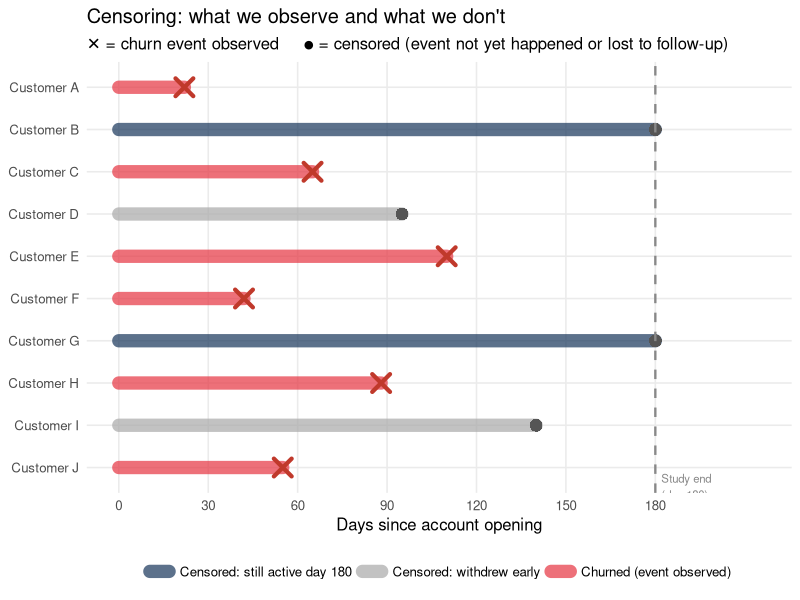
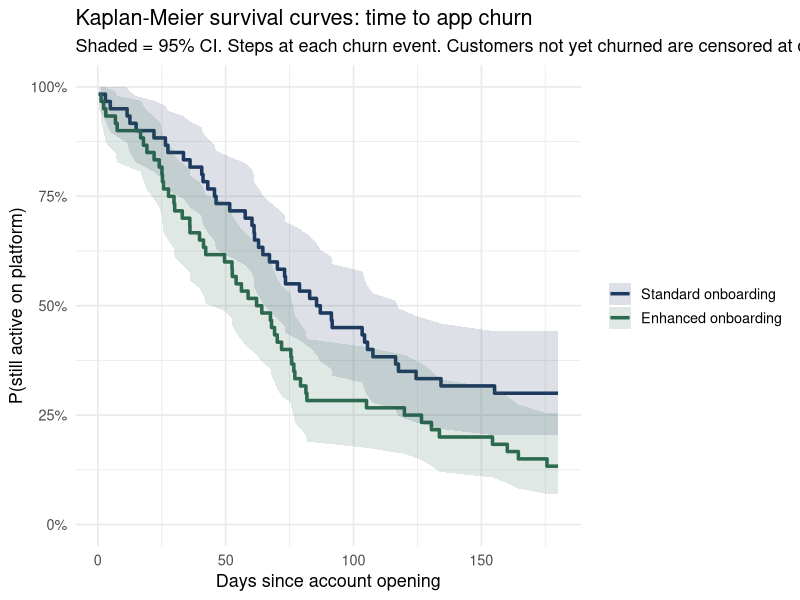
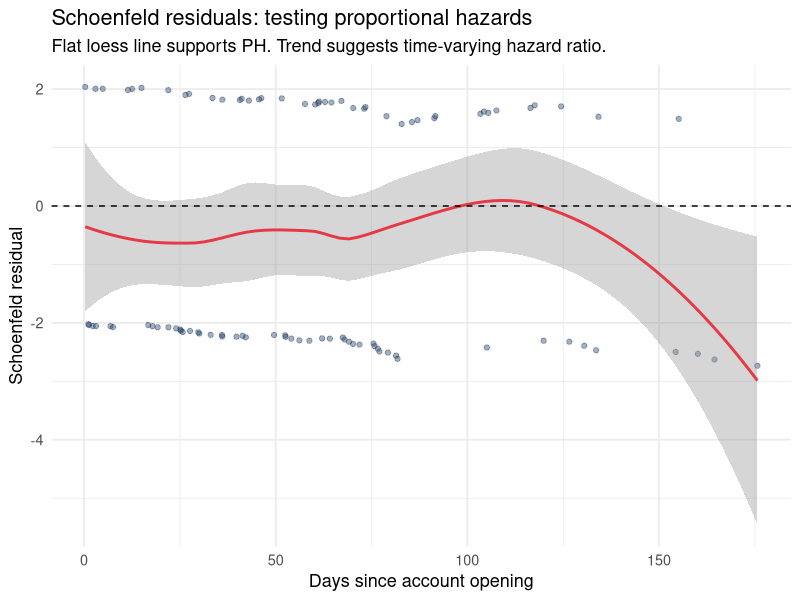

These figures' R source, in order:
## ---- chunk 1
library(tidyverse)
library(survival)
library(survminer)
library(broom)
library(patchwork)
set.seed(2024)
## ---- chunk 2
df_cens <- tibble(
  id    = 1:10,
  label = paste0("Customer ", LETTERS[1:10]),
  end   = c(22, 180, 65, 95, 110, 42, 180, 88, 140, 55),
  type  = c("Churned",   "Active at end", "Churned",  "Withdrew early",
            "Churned",   "Churned",       "Active at end", "Churned",
            "Withdrew early", "Churned")
)

df_cens <- df_cens |>
  mutate(
    label = fct_reorder(label, id, .desc = TRUE),
    color_grp = case_when(
      type == "Churned"          ~ "Churned (event observed)",
      type == "Active at end"    ~ "Censored: still active day 180",
      type == "Withdrew early"   ~ "Censored: withdrew early"
    )
  )

ggplot(df_cens, aes(y = label)) +
  geom_segment(aes(x = 0, xend = end, yend = label, color = color_grp),
               linewidth = 4.5, lineend = "round", alpha = 0.72) +
  geom_point(data = df_cens |> filter(type == "Churned"),
             aes(x = end), shape = 4, size = 4.5, stroke = 2.2,
             color = "#c0392b") +
  geom_point(data = df_cens |> filter(type != "Churned"),
             aes(x = end), shape = 16, size = 4, color = "#555555") +
  geom_vline(xintercept = 180, linetype = "dashed", color = "#888888",
             linewidth = 0.8) +
  annotate("text", x = 182, y = 0.55,
           label = "Study end\n(day 180)", hjust = 0, size = 2.9,
           color = "#888888") +
  scale_x_continuous(limits = c(0, 215),
                     breaks = seq(0, 180, 30)) +
  scale_color_manual(
    values = c("Churned (event observed)"       = "#e63946",
               "Censored: still active day 180" = "#1e3a5f",
               "Censored: withdrew early"       = "#aaaaaa"),
    name = NULL
  ) +
  labs(
    title    = "Censoring: what we observe and what we don't",
    subtitle = "\u2715 = churn event observed     \u25cf = censored (event not yet happened or lost to follow-up)",
    x        = "Days since account opening",
    y        = NULL
  ) +
  theme_minimal(base_size = 12) +
  theme(legend.position  = "bottom",
        panel.grid.minor = element_blank())
## ---- chunk 3
n_customers <- 120
condition   <- rep(c(0, 1), each = 60)   # 0 = standard, 1 = enhanced onboarding

# True churn times: exponential with condition-dependent rate
rate_standard <- 0.012  # average churn ~83 days
rate_enhanced <- 0.006  # enhanced roughly halves churn rate

churn_time <- ifelse(
  condition == 0,
  rexp(n_customers, rate = rate_standard),
  rexp(n_customers, rate = rate_enhanced)
)

# Censoring at day 180
follow_up  <- 180
event_time <- pmin(churn_time, follow_up)
event      <- as.integer(churn_time <= follow_up)   # 1 = churned, 0 = censored

df_surv <- tibble(
  customer  = 1:n_customers,
  days      = event_time,
  churned   = event,
  condition = factor(condition, labels = c("Standard onboarding", "Enhanced onboarding"))
)

df_surv |>
  group_by(condition) |>
  summarise(
    n_churned    = sum(churned),
    n_retained   = sum(1 - churned),
    median_days  = median(days[churned == 1]),
    .groups      = "drop"
  ) |>
  knitr::kable(caption = "Churn summary by onboarding condition")
## ---- chunk 4
km_fit <- survfit(Surv(days, churned) ~ condition, data = df_surv)

plot_data <- broom::tidy(km_fit)

ggplot(plot_data, aes(x = time, y = estimate, color = strata, fill = strata)) +
  geom_step(linewidth = 1.2) +
  geom_ribbon(aes(ymin = conf.low, ymax = conf.high), alpha = 0.15, color = NA) +
  scale_color_manual(
    values = c("#1e3a5f", "#2d6a4f"),
    labels = c("Standard onboarding", "Enhanced onboarding"),
    name   = NULL
  ) +
  scale_fill_manual(
    values = c("#1e3a5f", "#2d6a4f"),
    labels = c("Standard onboarding", "Enhanced onboarding"),
    name   = NULL
  ) +
  scale_y_continuous(limits = c(0, 1), labels = scales::percent_format()) +
  labs(
    title    = "Kaplan-Meier survival curves: time to app churn",
    subtitle = "Shaded = 95% CI. Steps at each churn event. Customers not yet churned are censored at day 180.",
    x        = "Days since account opening",
    y        = "P(still active on platform)"
  ) +
  theme_minimal(base_size = 13)
## ---- chunk 5
logrank_test <- survdiff(Surv(days, churned) ~ condition, data = df_surv)
logrank_test
## ---- chunk 6
cox_model <- coxph(Surv(days, churned) ~ condition, data = df_surv)

broom::tidy(cox_model, exponentiate = TRUE, conf.int = TRUE) |>
  select(term, estimate, conf.low, conf.high, p.value) |>
  knitr::kable(
    digits = 3,
    caption = "Cox model: hazard ratio for enhanced vs. standard onboarding. HR < 1 means lower churn rate."
  )
## ---- chunk 7
cox_test <- cox.zph(cox_model)
cox_test

ggplot(
  data.frame(time = cox_test$time, residual = cox_test$y[, 1]),
  aes(x = time, y = residual)
) +
  geom_point(alpha = 0.4, color = "#1e3a5f") +
  geom_smooth(method = "loess", color = "#e63946", se = TRUE) +
  geom_hline(yintercept = 0, linetype = "dashed") +
  labs(
    title    = "Schoenfeld residuals: testing proportional hazards",
    subtitle = "Flat loess line supports PH. Trend suggests time-varying hazard ratio.",
    x = "Days since account opening",
    y = "Schoenfeld residual"
  ) +
  theme_minimal(base_size = 13)
## ---- chunk 8
n_branches   <- 15
n_per_branch <- 8
n_total      <- n_branches * n_per_branch

branch       <- rep(1:n_branches, each = n_per_branch)
condition_b  <- rep(rep(c(0, 1), each = n_per_branch / 2), n_branches)

# Branch-level frailty (some branches have structurally higher churn)
branch_frailty <- rgamma(n_branches, shape = 2, rate = 2)  # variance = 0.5

base_rate   <- 0.010
churn_time_b <- rexp(
  n_total,
  rate = base_rate * branch_frailty[branch] * exp(0.5 * (1 - condition_b))
)

df_frailty <- tibble(
  customer  = 1:n_total,
  branch    = factor(branch),
  days      = pmin(churn_time_b, follow_up),
  churned   = as.integer(churn_time_b <= follow_up),
  condition = factor(condition_b, labels = c("Standard", "Enhanced"))
)
## ---- chunk 9
cox_frailty <- coxph(
  Surv(days, churned) ~ condition + frailty(branch, distribution = "gamma"),
  data = df_frailty
)

summary(cox_frailty)
